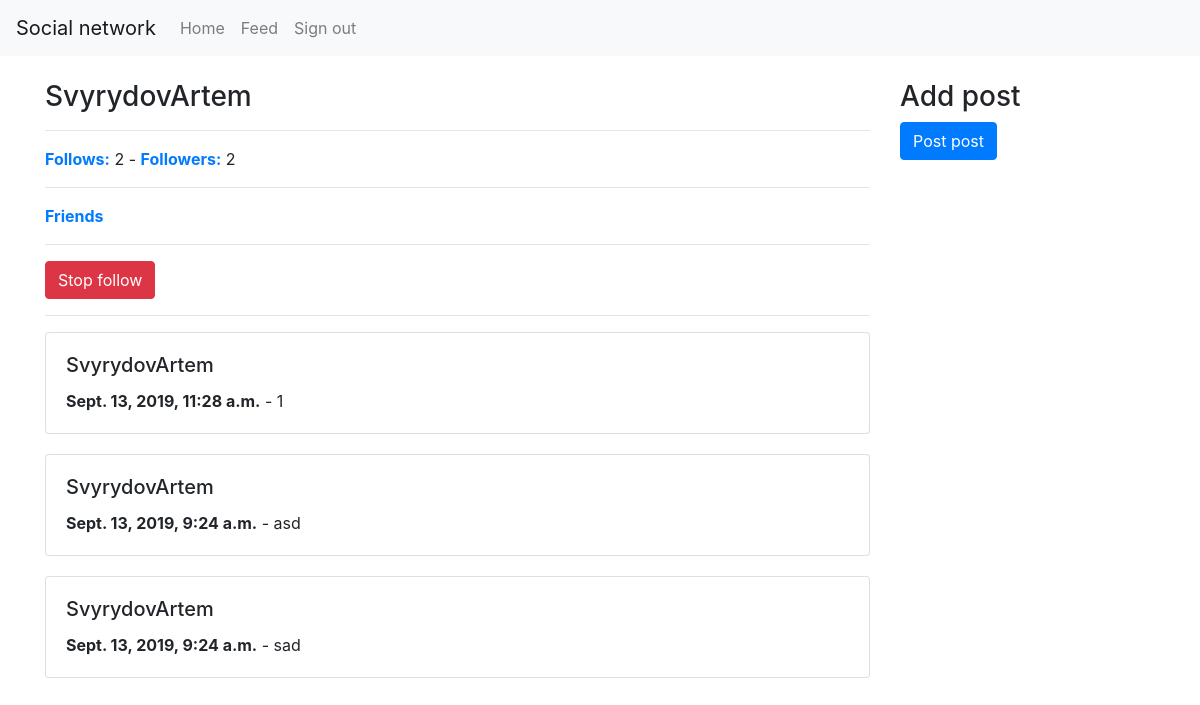
The page /SvyrydovArtem/ (signed in) on the database its author committed.
### sn_profile/models.py (models this page shows)
class SocialNetworkProfile(models.Model):
    user = models.OneToOneField(User, on_delete=models.DO_NOTHING)
    follows = models.ManyToManyField('self', related_name='followed_by', symmetrical=False)

### post/models.py (models this page shows)
class Post(models.Model):
    user = models.ForeignKey(User, related_name='posts', on_delete=models.DO_NOTHING)
    body = models.CharField(max_length=255)
    created_at = models.DateTimeField(auto_now_add=True)
    class Meta:
        ordering = ('-created_at',)

### sn_profile/views.py (the view)
# urls.py: path('<str:username>/', profile, name='profile'),
def profile(request, username):
    if request.user.is_authenticated:
        user = User.objects.get(username=username)
        if request.method == 'POST':
            form = PostForm(data=request.POST)
            if form.is_valid():
                post = form.save(commit=False)
                post.user = request.user
                post.save()
                redirecturl = request.POST.get('redirect', '/')
                return redirect(redirecturl)
        else:
            form = PostForm()
        return render(request, 'profile.html', {'form': form, 'user': user})
    else:
        return redirect('/')

### templates/profile.html (shortened to what this page needs)
{% extends 'templates/base.html' %}
{% block main %}
    <div class="row">
        <div class="col-9">
            <h3>{{ user.username }}</h3>
            <hr>
            <b><a href="/{{ user.username }}/follows/">Follows:</a></b> {{ user.sn_profile.follows.count }} -
            <b><a href="/{{ user.username }}/followers/">Followers:</a></b> {{ user.sn_profile.followed_by.count }}
            <hr>
            <b><a href="/{{ user.username }}/friends/">Friends</a></b> {{ user.sn_profile.friends.count }}
            {% ifnotequal request.user user %}
                <hr>
                {% if request.user.sn_profile in user.sn_profile.followed_by.all %}
                    <a href="/{{ user.username }}/stopfollow/" class="btn btn-danger">Stop follow</a>
                {% else %}
                    <a href="/{{ user.username }}/follow/" class="btn btn-success">Follow</a>
                {% endif %}
            {% endifnotequal %}
            <hr>
            {% if user.posts.all %}
                {% for post in user.posts.all %}
                    <div class="card" style="margin-bottom: 20px;">
                        <div class="card-body">
                            <h5 class="card-title">{{ post.user.username }}</h5>
                            <p class="card-text"><b>{{ post.created_at }}</b> - {{ post.body }}</p>
                        </div>
                    </div>
                {% endfor %}
            {% else %}
                <p>No posts yet!</p>
            {% endif %}
        </div>
        <div class="col-3">
            <h3>Add post</h3>
            <form action="/{{ request.user.username }}/" method="post">
                <input type="submit" value="Post post" class="btn btn-primary">
            </form>
        </div>
    </div>
{% endblock %}

### rows shown on the page
Post: user.username "SvyrydovArtem", created_at "Sept. 13, 2019, 11:28 a.m.", body "1"
Post: user.username "SvyrydovArtem", created_at "Sept. 13, 2019, 9:24 a.m.", body "asd"
Post: user.username "SvyrydovArtem", created_at "Sept. 13, 2019, 9:24 a.m.", body "sad"

### other values the page prints
{{ user.username }} "SvyrydovArtem"
{{ user.sn_profile.follows.count }} "2"
{{ user.sn_profile.followed_by.count }} "2"
